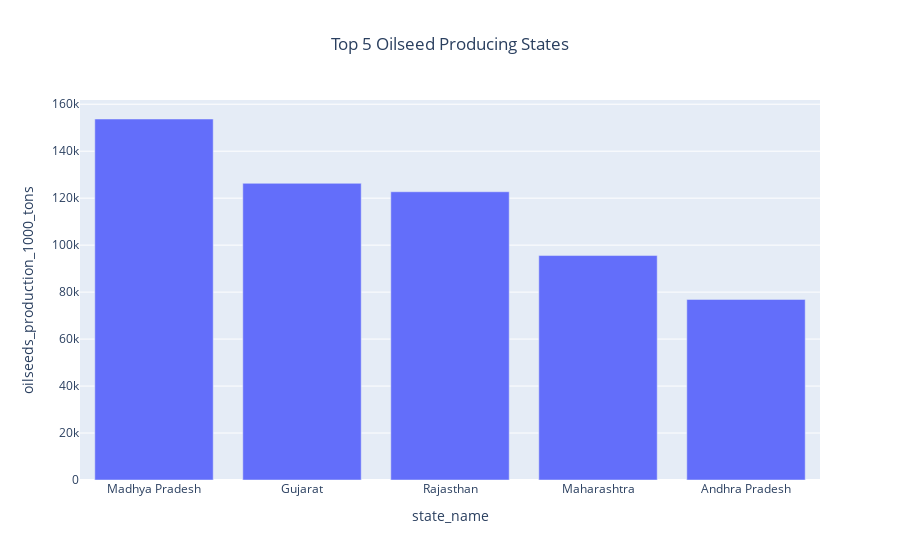

The code cell stored with this chart in its notebook:
### Code cell
# --- 3. Oilseed Production by Top 5 States ---
oilseed_state = df.groupby("state_name")["oilseeds_production_1000_tons"].sum().nlargest(5).reset_index()
print(oilseed_state)

fig=px.bar(oilseed_state, 
       x="state_name", 
       y="oilseeds_production_1000_tons", 
       title="Top 5 Oilseed Producing States")
fig.update_layout(title_x=0.5)
fig.show()

### Figure 1 — Plotly figure (JSON) as saved in the notebook; plotly's stock layout.template omitted (floating-point values rounded to 4 significant figures)
{"data": [{"hovertemplate": "state_name=%{x}<br>oilseeds_production_1000_tons=%{y}<extra></extra>", "legendgroup": "", "marker": {"color": "#636efa", "pattern": {"shape": ""}}, "name": "", "orientation": "v", "showlegend": false, "textposition": "auto", "type": "bar", "x": ["Madhya Pradesh", "Gujarat", "Rajasthan", "Maharashtra", "Andhra Pradesh"], "xaxis": "x", "y": [153700.0, 126300.0, 122700.0, 95570.0, 76890.0], "yaxis": "y"}], "layout": {"barmode": "relative", "legend": {"tracegroupgap": 0}, "title": {"text": "Top 5 Oilseed Producing States", "x": 0.5}, "xaxis": {"anchor": "y", "domain": [0, 1], "title": {"text": "state_name"}}, "yaxis": {"anchor": "x", "domain": [0, 1], "title": {"text": "oilseeds_production_1000_tons"}}}}
